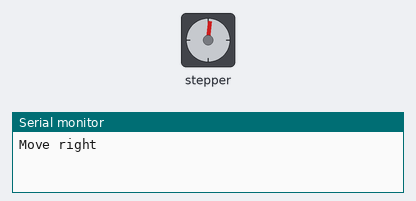
Bench run of a sketch on a simulated Arduino Uno, built with avr-gcc and run on an emulated ATmega328P. Shown: stepper motor, the last lines printed to the serial monitor. Stepper angles assume 200 steps per turn.

Above: at 0.05 s.
At 0.95 s:
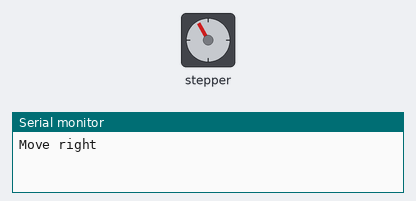
At 2.1 s:
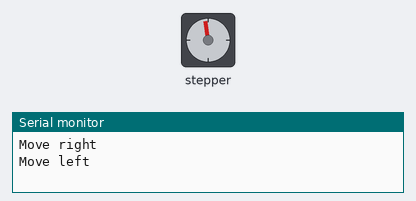
At 3.0 s:
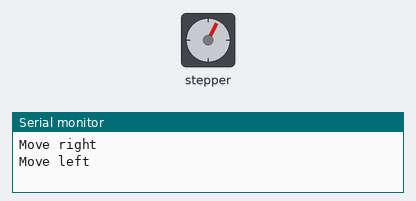
Timing chart, 0 to 5.2 s (numbered marks = the images above):
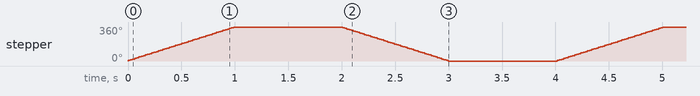

Measured:
- by itself, stepper: turns 360° clockwise in 0.99 s, then 360° counter-clockwise in 0.99 s, repeating every 4.0 s

The sketch:

motor2.ino
```cpp
#include <Stepper.h>
const int stepsPerRevolution = 200;
Stepper myStepper(stepsPerRevolution, 8,9,10,11); //подключение к пинам 8…11 на Ардуино
void setup() {
myStepper.setSpeed(60); //установка скорости вращения ротора
Serial.begin(9600);
}

void loop() {
//Функция ожидает, пока поступит команда, преобразовывает текст и подает сигнал на двигатель для его вращения на указанное число шагов.
Serial.println("Move right"); //по часовой стрелке
myStepper.step(stepsPerRevolution);
delay(1000);
Serial.println("Move left"); //против часовой стрелки
myStepper.step(-stepsPerRevolution);
delay(1000);
}
```
